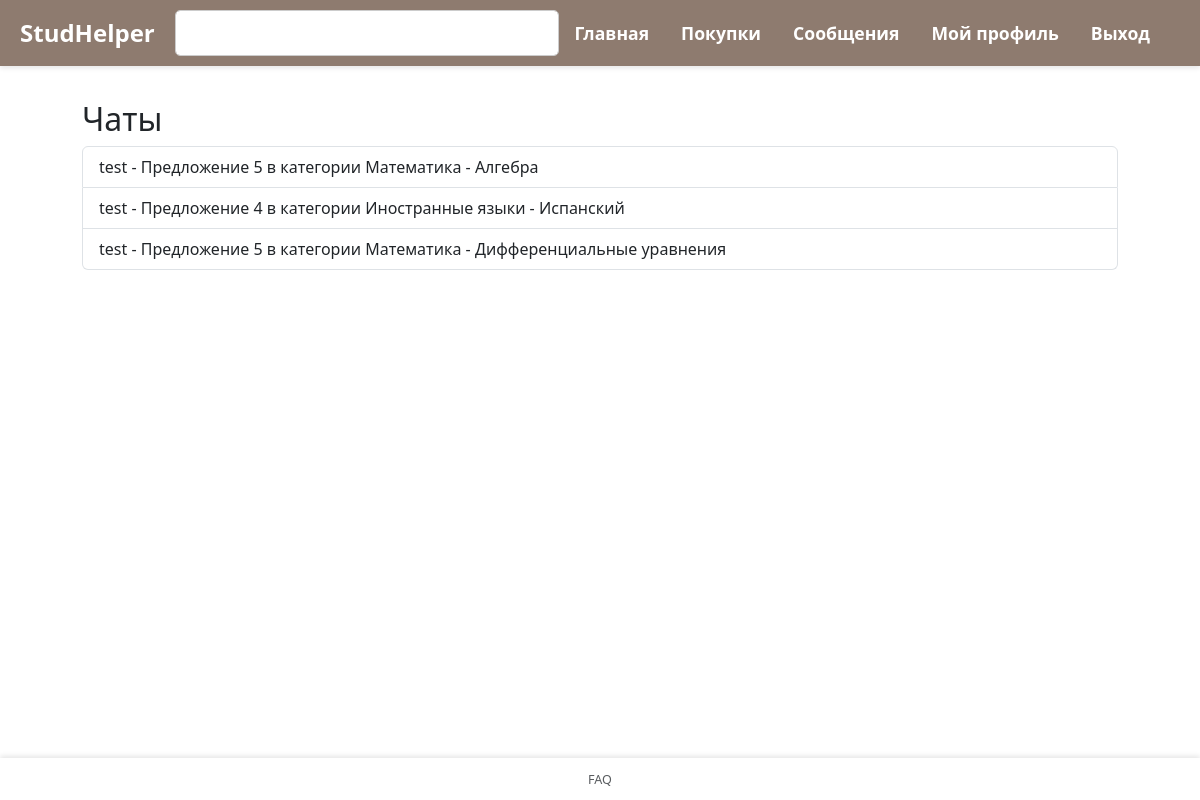
Screenshot of /messages (signed in) with the database file from the repository.
### app.py (models this page shows)
class User(db.Model, UserMixin):
    id = db.Column(db.Integer, primary_key=True)
    username = db.Column(db.String(150), unique=True, nullable=False)
    password = db.Column(db.String(150), nullable=False)
    offers = db.relationship('Offer', backref='seller', lazy=True)  # связь с предложениями

class Offer(db.Model):
    id = db.Column(db.Integer, primary_key=True)
    title = db.Column(db.String(200), nullable=False)
    description = db.Column(db.Text, nullable=False)
    price = db.Column(db.Float, nullable=False)
    subcategory_id = db.Column(db.Integer, db.ForeignKey('subcategory.id'), nullable=False)
    seller_id = db.Column(db.Integer, db.ForeignKey('user.id'), nullable=False)

### app.py (the view)
@app.route('/messages')
def messages():
    if not current_user.is_authenticated:
        return redirect(url_for('login'))
    messages = Message.query.filter(
        (Message.sender_id == current_user.id) | (Message.receiver_id == current_user.id)
    ).all()
    chats = []
    for msg in messages:
        offer = msg.offer
        other_user = offer.seller if current_user.id != offer.seller.id else offer.buyer
        if offer not in [chat['offer'] for chat in chats]:
            chats.append({
                'offer': offer,
                'other_user': other_user
            })
    return render_template('messages.html', chats=chats)

### app.py (called while the page is built)
@login_manager.user_loader
def load_user(user_id):
    return User.query.get(int(user_id))

### templates/messages.html
{% extends 'base.html' %}
{% block content %}
<div class="container">
    <h2>Чаты</h2>
    <ul class="list-group">
        {% for chat in chats %}
            <li class="list-group-item">
                <a href="{{ url_for('message', receiver_id=chat.other_user.id, offer_id=chat.offer.id) }}">
                    {{ chat.other_user.username }} - {{ chat.offer.title }}
                </a>
            </li>
        {% endfor %}
    </ul>
</div>
{% endblock %}

### static/style.css (style rules this page uses)
body { display: flex; flex-direction: column; min-height: 100vh; margin: 0; }
a { color: inherit; text-decoration: none; }

### templates/base.html (style rules this page uses)
body { margin: 0; padding: 0; min-height: 100vh; }

### rows the page displays
User: other_user.username "test" "test" "test"
Offer: offer "Предложение 5 в категории Математика - Алгебра"
Offer: offer "Предложение 4 в категории Иностранные языки - Испанский"
Offer: offer "Предложение 5 в категории Математика - Дифференциальные уравнения"
